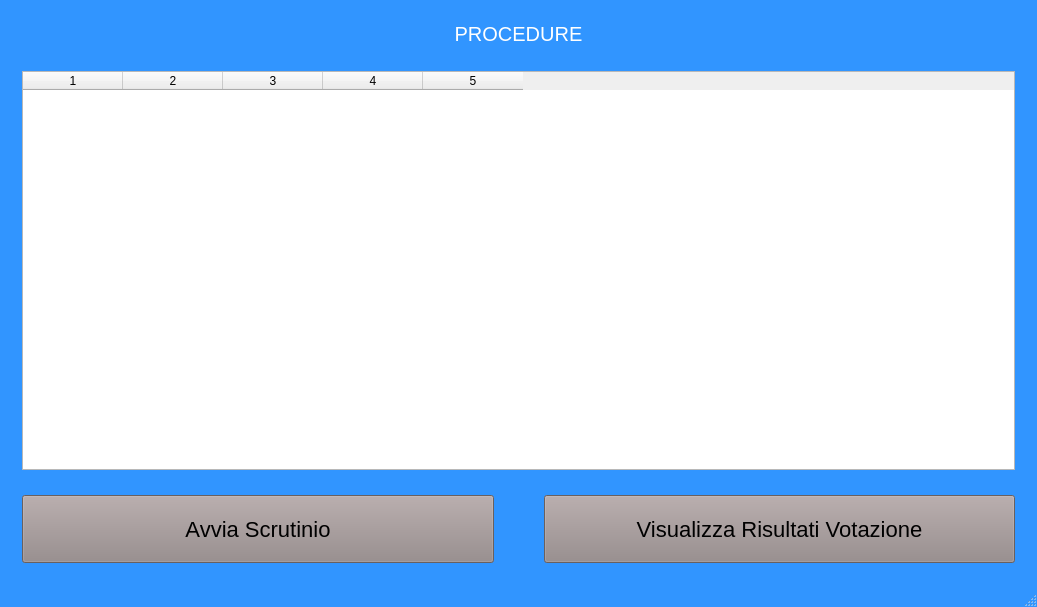
<?xml version="1.0" encoding="UTF-8"?>
<ui version="4.0">
 <class>MainWindowRP</class>
 <widget class="QMainWindow" name="MainWindowRP">
  <property name="geometry">
   <rect>
    <x>0</x>
    <y>0</y>
    <width>1037</width>
    <height>607</height>
   </rect>
  </property>
  <property name="windowTitle">
   <string>MainWindowRP</string>
  </property>
  <property name="styleSheet">
   <string notr="true">QMainWindow {
background-color: rgb(49, 149, 255);
}

.QPushButton {
background-color:rgb(146, 134, 134);
font-size: 22px bold sans serif;
text-align:center;
vertical-align:middle;
min-height:60px;
color:black;
}
.QPushButton:disabled{
background-color: rgb(49, 149, 255);
font-size: 22px bold sans serif;
text-align:center;
vertical-align:middle;
min-height:60px;
color: rgb(108, 108, 108);

}

.QLabel {
color: white;
font-size: 20px bold sans serif;
}

.QLineEdit{
font:18px bold sans serif;
background-color: white;
}

.QComboBox{
font:18px bold sans serif;
}



.QMessageBox{
background-color: rgb(49, 149, 255);
}
</string>
  </property>
  <widget class="QWidget" name="centralWidget">
   <layout class="QVBoxLayout" name="verticalLayout">
    <item>
     <widget class="QStackedWidget" name="stackedWidget">
      <property name="currentIndex">
       <number>1</number>
      </property>
      <widget class="QWidget" name="page_login">
       <layout class="QVBoxLayout" name="verticalLayout_2">
        <item>
         <layout class="QGridLayout" name="gridLayout" rowstretch="0,1,0">
          <item row="1" column="0">
           <layout class="QFormLayout" name="formLayout">
            <property name="formAlignment">
             <set>Qt::AlignLeading|Qt::AlignLeft|Qt::AlignVCenter</set>
            </property>
            <property name="leftMargin">
             <number>100</number>
            </property>
            <property name="rightMargin">
             <number>100</number>
            </property>
            <item row="0" column="0">
             <widget class="QLabel" name="label_username">
              <property name="text">
               <string>Username</string>
              </property>
             </widget>
            </item>
            <item row="1" column="0">
             <widget class="QLabel" name="label_password">
              <property name="text">
               <string>Password</string>
              </property>
             </widget>
            </item>
            <item row="0" column="1">
             <widget class="QLineEdit" name="lineEdit_username">
              <property name="placeholderText">
               <string>Inserire username</string>
              </property>
             </widget>
            </item>
            <item row="1" column="1">
             <widget class="QLineEdit" name="lineEdit_password">
              <property name="placeholderText">
               <string>Inserire password</string>
              </property>
             </widget>
            </item>
           </layout>
          </item>
          <item row="2" column="0">
           <layout class="QHBoxLayout" name="horizontalLayout">
            <property name="spacing">
             <number>50</number>
            </property>
            <property name="leftMargin">
             <number>50</number>
            </property>
            <property name="rightMargin">
             <number>50</number>
            </property>
            <item>
             <widget class="QPushButton" name="pushButton_closeApp">
              <property name="text">
               <string>Exit</string>
              </property>
             </widget>
            </item>
            <item>
             <widget class="QPushButton" name="pushButton_doLogin">
              <property name="text">
               <string>Accedi</string>
              </property>
             </widget>
            </item>
           </layout>
          </item>
          <item row="0" column="0">
           <widget class="QLabel" name="label_titleLogin">
            <property name="text">
             <string>LOGIN RESPONSABILE PROCEDIMENTO</string>
            </property>
            <property name="alignment">
             <set>Qt::AlignCenter</set>
            </property>
           </widget>
          </item>
         </layout>
        </item>
       </layout>
      </widget>
      <widget class="QWidget" name="page_visualizzaProcedurePersonali">
       <layout class="QVBoxLayout" name="verticalLayout_3">
        <item>
         <layout class="QGridLayout" name="gridLayout_2" rowstretch="0,1,0">
          <property name="verticalSpacing">
           <number>25</number>
          </property>
          <item row="0" column="0">
           <widget class="QLabel" name="label_titleProcedure">
            <property name="text">
             <string>PROCEDURE</string>
            </property>
            <property name="alignment">
             <set>Qt::AlignCenter</set>
            </property>
           </widget>
          </item>
          <item row="2" column="0">
           <layout class="QHBoxLayout" name="horizontalLayout_2">
            <property name="spacing">
             <number>50</number>
            </property>
            <item>
             <widget class="QPushButton" name="pushButton_avviaScrutinio">
              <property name="text">
               <string>Avvia Scrutinio</string>
              </property>
             </widget>
            </item>
            <item>
             <widget class="QPushButton" name="pushButton_visualizzaRisultati">
              <property name="text">
               <string>Visualizza Risultati Votazione</string>
              </property>
             </widget>
            </item>
           </layout>
          </item>
          <item row="1" column="0">
           <widget class="QTableWidget" name="tableWidget_vistaProcedure">
            <property name="columnCount">
             <number>5</number>
            </property>
            <column/>
            <column/>
            <column/>
            <column/>
            <column/>
           </widget>
          </item>
         </layout>
        </item>
       </layout>
      </widget>
      <widget class="QWidget" name="page_scrutinio">
       <layout class="QVBoxLayout" name="verticalLayout_5">
        <item>
         <layout class="QGridLayout" name="gridLayout_3" rowstretch="0,1">
          <item row="0" column="0">
           <widget class="QLabel" name="label_titleAttesaScrutinio">
            <property name="text">
             <string>ATTESA SCRUTINIO</string>
            </property>
            <property name="alignment">
             <set>Qt::AlignCenter</set>
            </property>
           </widget>
          </item>
          <item row="1" column="0">
           <layout class="QVBoxLayout" name="verticalLayout_4">
            <property name="leftMargin">
             <number>150</number>
            </property>
            <property name="rightMargin">
             <number>150</number>
            </property>
            <item>
             <widget class="QLabel" name="label_scrutinioInCorso">
              <property name="sizePolicy">
               <sizepolicy hsizetype="Preferred" vsizetype="Fixed">
                <horstretch>0</horstretch>
                <verstretch>0</verstretch>
               </sizepolicy>
              </property>
              <property name="text">
               <string>Scrutinio in corso...</string>
              </property>
              <property name="alignment">
               <set>Qt::AlignCenter</set>
              </property>
             </widget>
            </item>
            <item>
             <widget class="QProgressBar" name="progressBar_avanzamentoScrutinio">
              <property name="value">
               <number>0</number>
              </property>
              <property name="format">
               <string>%p%</string>
              </property>
             </widget>
            </item>
           </layout>
          </item>
         </layout>
        </item>
       </layout>
      </widget>
      <widget class="QWidget" name="page_risultatiVoto">
       <layout class="QVBoxLayout" name="verticalLayout_6">
        <item>
         <layout class="QGridLayout" name="gridLayout_4" rowstretch="0,1,0">
          <item row="1" column="0">
           <widget class="QTableWidget" name="tableWidget"/>
          </item>
          <item row="0" column="0">
           <widget class="QLabel" name="label">
            <property name="text">
             <string>VISUALIZZAZIONE RISULTATI</string>
            </property>
            <property name="alignment">
             <set>Qt::AlignCenter</set>
            </property>
           </widget>
          </item>
          <item row="2" column="0">
           <widget class="QPushButton" name="pushButton">
            <property name="text">
             <string>Torna alle Procedure </string>
            </property>
           </widget>
          </item>
         </layout>
        </item>
       </layout>
      </widget>
     </widget>
    </item>
   </layout>
  </widget>
  <widget class="QStatusBar" name="statusBar"/>
 </widget>
 <layoutdefault spacing="6" margin="11"/>
 <resources/>
 <connections/>
</ui>
